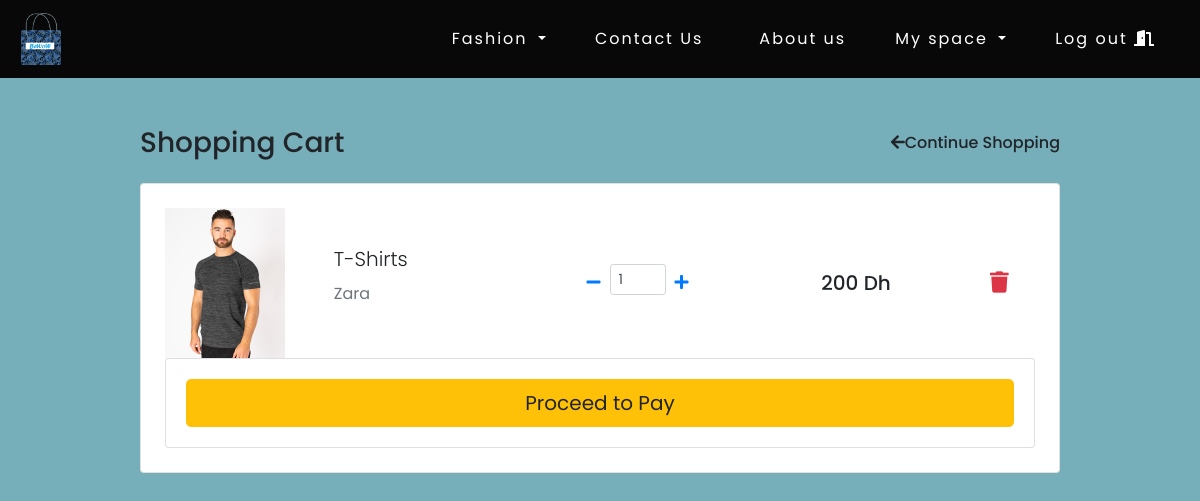
/myCart.php (signed in), run on the app's committed database.
### tables this page shows
CREATE TABLE `product_men` (
  `idPro` int(11) NOT NULL,
  `marque` varchar(100) NOT NULL,
  `titre` varchar(100) NOT NULL,
  `taille` varchar(100) NOT NULL,
  `prix` varchar(100) NOT NULL,
  `image` varchar(180) NOT NULL,
  `description` text DEFAULT NULL
);

### myCart.php (the view, shortened to what this page needs)
<?php
$conn = mysqli_connect('localhost', 'root', '', 'bewow') or die(mysqli_error($conn));
if ($conn) {
?>
  <!DOCTYPE html>
  <html lang="en">
  <head>
    <link rel="stylesheet" href="https://maxcdn.bootstrapcdn.com/bootstrap/4.5.2/css/bootstrap.min.css">
    <link rel="stylesheet" href="https://use.fontawesome.com/releases/v5.15.4/css/all.css">
  </head>
  <body>
    <nav class="navbar navbar-expand-sm bg-dark navbar-dark" style="min-height: 8vh;background-color:#080808 !important">
      <a class="navbar-brand" href="HomePage.php" style="padding: 5px;"><img src="img/logo.png" alt="logo" style="width: 40px;"></a>
      <ul class="navbar-nav">
        <div class="collapse navbar-collapse" id="collapsibleNavbar">
          <div class="btn-group">
            <button type="button" class="btn dropdown-toggle" data-toggle="dropdown" style=" padding-right:20px;color:white !important; padding-left: 20px;color: rgba(255,255,255,.5); letter-spacing: 2px;">
              Fashion
            </button>
          </div>
          <li class="nav-item ">
            <a class="nav-link " href="contact.php" style="color:white">Contact Us</a>
          </li>
          <li class="nav-item ">
            <a class="nav-link " href="abtus.php" style="color:white">About us</a>
          </li>
          <div class="btn-group">
            <button type="button" class="btn dropdown-toggle" data-toggle="dropdown" style=" padding-right:20px;color:white !important; padding-left: 20px;color: rgba(255,255,255,.5); letter-spacing: 2px;">
              My space
            </button>
          </div>
          <li class="nav-item ">
            <a class="nav-link " href="PhpSheets/logout.php" style="color:white">Log out <i class="fas fa-door-open"></i></a>
          </li>
      </ul>
    </nav>
    <section class="h-100">
      <div class="container h-100 py-5">
        <div class="row d-flex justify-content-center align-items-center h-100">
          <div class="col-10">
            <div class="d-flex justify-content-between align-items-center mb-4">
              <h3 class="fw-normal mb-0 text-black">Shopping Cart</h3>
              <div>
                <h6 class="mb-0"><i class="fas fa-arrow-left"></i><a href="productMen.php" class="text-body">Continue Shopping </a></h6>
              </div>
            </div>
            <?php
            $userId = $_SESSION['userid'];
            $sexe = "men";
            $sql = "SELECT product_men.* from product_men,cart
              where product_men.idPro=cart.idProMen and cart.userId=$userId";
            $result = mysqli_query($conn, $sql) or die(mysqli_error($conn));
            if (mysqli_num_rows($result) > 0) {
              while ($line = mysqli_fetch_assoc($result)) {
            ?>
                <div class="card rounded-3 mb-4" id="product<?php echo $line['idPro'] ?>">
                  <div class="card-body p-4">
                    <div class="row d-flex justify-content-between align-items-center">
                      <div class="col-md-2 col-lg-2 col-xl-2">
                        <img src="uploads/<?php echo $line['image'] ?>" class="img-fluid rounded-3" alt="Cotton T-shirt">
                      </div>
                      <div class="col-md-3 col-lg-3 col-xl-3">
                        <p class="lead fw-normal mb-2"><?php echo $line['titre'] ?></p>
                        <p><span class="text-muted"><?php echo $line['marque'] ?>
                      </div>
                      <div class="col-md-3 col-lg-3 col-xl-2 d-flex">
                        <button class="btn btn-link px-2" onclick="this.parentNode.querySelector('input[type=number]').stepDown()">
                          <i class="fas fa-minus"></i>
                        </button>
                        <input min="0" name="quantity" value="1" type="number" id="qte" class="form-control form-control-sm" />
                        <button class="btn btn-link px-2" onclick="this.parentNode.querySelector('input[type=number]').stepUp()">
                          <i class="fas fa-plus"></i>
                        </button>
                      </div>
                      <div class="col-md-3 col-lg-2 col-xl-2 offset-lg-1">
                        <h5 class="mb-0" id="prix"><?php echo $line['prix'] ?> Dh</h5>
                      </div>
                      <div class="col-md-1 col-lg-1 col-xl-1 text-end">
                        <a href="javascript:void(0)" class="text-danger" onclick="deleteFromCart(<?php echo $line['idPro'] ?>);"><i class="fas fa-trash fa-lg"></i></a>
                      </div>
                    </div>
                    <div class="card">
                      <div class="card-body">
                        <button type="button" class="btn btn-warning btn-block btn-lg" onclick="addToCmd(<?php echo $line['prix'] ?>,<?php echo $line['idPro'] ?>,'<?php echo $sexe ?>');">Proceed to Pay</button>
                      </div>
                    </div>
                  </div>
                </div>
              <?php
              }
            }
              ?>
          </div>
        </div>
    </section>
  </body>
  </html>
<?php
}
?>

### myCart.php (style rules this page uses)
body { background-color: #76AEB9; font-family: 'Poppins', sans-serif; }
li { letter-spacing: 2px; padding-right: 20px; padding-left: 20px; }
.navbar-nav { margin-left: auto; }

### data on the page
product_men: image (picture), titre "T-Shirts", marque "Zara", prix "200"
